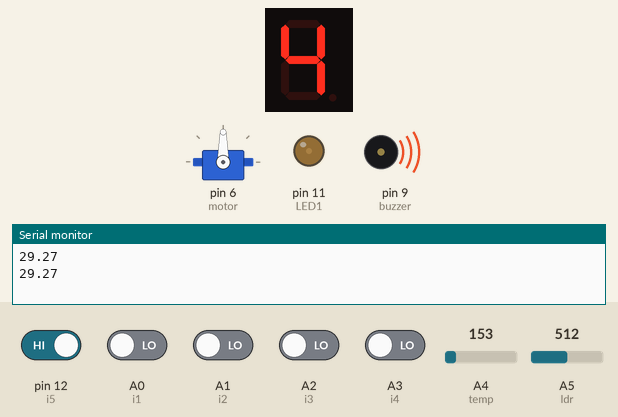
This sketch was run on a simulated Arduino Uno, built with avr-gcc and run on an emulated ATmega328P. Shown: 1-digit seven-segment display, servo, output pins drawn as LEDs (lit = HIGH), buzzer (waves = sounding), the last lines printed to the serial monitor. Wiring (inferred from the names in the program): 1-digit 7-segment display, segments lit when LOW: segments pin 13, pin 3, pin 2, pin 4, pin 7, pin 8, pin 5. The test bench sets the inputs (shaded band); at power-on: pin 12 (i5) HIGH, A0 (i1), A1 (i2), A2 (i3), A3 (i4) LOW, A4 (temp) = 153, A5 (ldr) = 512. The segment pins are drawn as the display they are named for; pins used as bus, display or sensor lines are not drawn.

Above: at 2.1 s.
2.2 s: A0 (i1) driven HIGH
At 4.9 s:
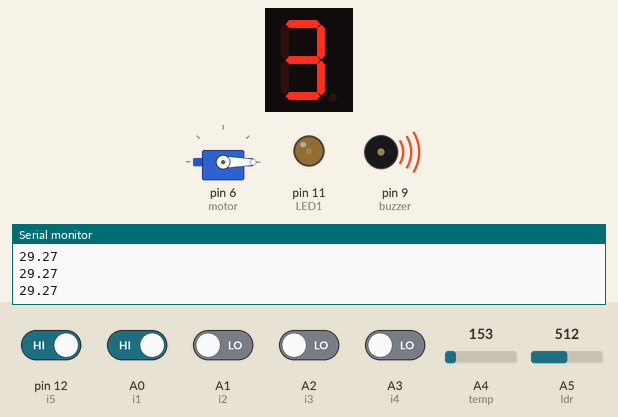
5.6 s: pin 12 (i5) driven LOW
At 5.95 s:
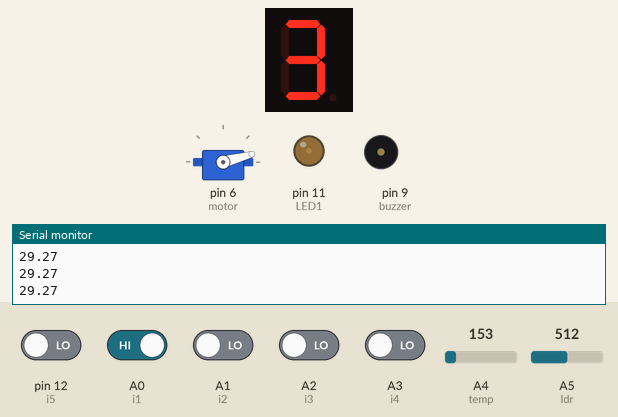
At 8.7 s:
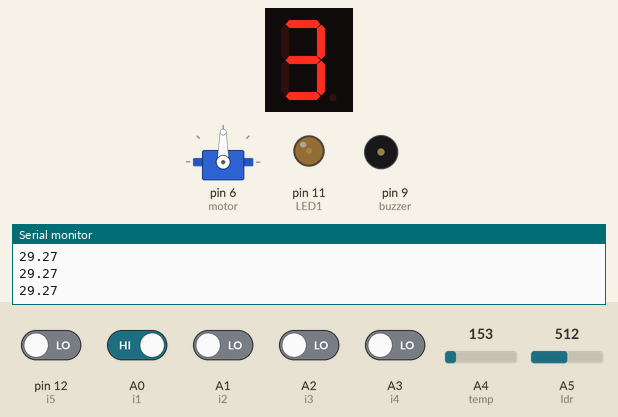
Timing chart, 0 to 13.7 s (numbered marks = the images above; inputs shaded):
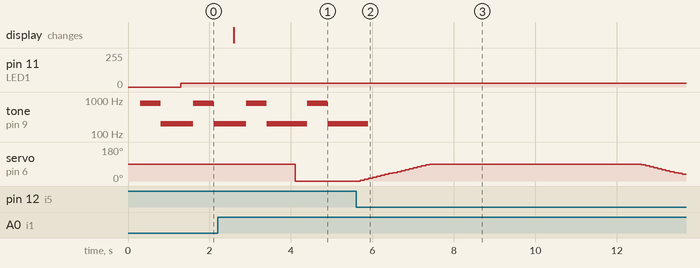

The sketch:

smartgarage.ino
```cpp
#include <Servo.h>
Servo motor;

#define i1 A0
#define i2 A1
#define i3 A2
#define i4 A3
#define a 13
#define b 3
#define c 2
#define d 4
#define e 7
#define f 8
#define g 5
#define buzzer 9
#define temp A4
#define LED1 11
#define ldr A5
#define i5 12
#define b1 10


void setup()
{
  pinMode(a, OUTPUT);
  pinMode(b, OUTPUT);
  pinMode(c, OUTPUT);
  pinMode(d, OUTPUT);
  pinMode(e, OUTPUT);
  pinMode(f, OUTPUT);
  pinMode(g, OUTPUT);
  pinMode(i1, INPUT);
 pinMode(i2, INPUT);
  pinMode(i3, INPUT);
  pinMode(i4, INPUT);
  Serial.begin(9600);
  pinMode(buzzer , OUTPUT);
   pinMode(LED1, OUTPUT);

  pinMode(ldr, INPUT);
pinMode(i5, INPUT);
pinMode(b1, INPUT);
motor.attach(6);


}
 void zero()
{
  digitalWrite(a,LOW);
  digitalWrite(b,LOW);
   digitalWrite(c,LOW);
  digitalWrite(d,LOW);
   digitalWrite(e,LOW);
  digitalWrite(f,LOW);
   digitalWrite(g,HIGH);

}
void one(){
 digitalWrite(a,HIGH);
  digitalWrite(b,LOW);
   digitalWrite(c,LOW);
  digitalWrite(d,HIGH);
   digitalWrite(e,HIGH);
  digitalWrite(f,HIGH);
   digitalWrite(g,HIGH);
  }
void two()
{
 digitalWrite(a,LOW);
  digitalWrite(b,LOW);
   digitalWrite(c,HIGH);
  digitalWrite(d,LOW);
   digitalWrite(e,LOW);
  digitalWrite(f,HIGH);
   digitalWrite(g,LOW);

}
void three()
{
  digitalWrite(a,LOW);
  digitalWrite(b,LOW);
   digitalWrite(c,LOW);
  digitalWrite(d,LOW);
   digitalWrite(e,HIGH);
  digitalWrite(f,HIGH);
   digitalWrite(g,LOW);

}
void four()
{
  digitalWrite(a,HIGH);
  digitalWrite(b,LOW);
   digitalWrite(c,LOW);
  digitalWrite(d,HIGH);
   digitalWrite(e,HIGH);
  digitalWrite(f,LOW);
   digitalWrite(g,LOW);

}

void loop()
{
  int r11=digitalRead(i1);
   int r21=digitalRead(i2);
   int r31=digitalRead(i3);
   int r41=digitalRead(i4);
  int S1=digitalRead(i1);
   int S2=digitalRead(i2);
   int S3=digitalRead(i3);
   int S4=digitalRead(i4);
  int sum=S1+S2+S3+S4;

if(sum==4)//print 0 av places
{
   zero();
}
  else if(sum==3){ one(); }
  else if (sum==2){ two(); }
  else if (sum==1){ three();}

  else if(sum==0){four();};
//FIRE CASE
  float reading;
  float temp_vol;
  reading=analogRead(temp);
  temp_vol=(reading / 965.0) * 5;
  temp_vol=(temp_vol - 0.5) * 100;
  delay(300);
  Serial.println(temp_vol);
  if(temp_vol>13)
  {

  tone(buzzer,800,1000);
    delay(500);
  tone(buzzer,200,1000);
    delay(500);}
//night case
int old=analogRead(ldr);

  int NEW = map(old,30,460,0,255);
  analogWrite(LED1,NEW);

  //gating
  if (sum!=0){

delay(50);
int r22=digitalRead(i2);
if(r21==1&&r22==0)
{
for(int i=0;i<=90;i=i+5)
{motor.write(i);
delay(100);}
delay(5000);
for(int i=90;i>=0;i=i-5)
{motor.write(i);
delay(100);}
}


delay(50);
int r32=digitalRead(i3);
if(r31==1&&r32==0)
{
for(int i=0;i<=90;i=i+5)
{motor.write(i);
delay(100);}
delay(5000);
for(int i=90;i>=0;i=i-5)
{motor.write(i);
delay(100);}
}


delay(50);
int r42=digitalRead(i4);
if(r41==1&&r42==0)
{
for(int i=0;i<=90;i=i+5)
{motor.write(i);
delay(100);}
delay(5000);
for(int i=90;i>=0;i=i-5)
{motor.write(i);
delay(100);}
}


delay(50);
int r12=digitalRead(i1);
if(r11==1&&r12==0)
{
for(int i=0;i<=90;i=i+5)
{motor.write(i);
delay(100);}
delay(5000);
for(int i=90;i>=0;i=i-5)
{motor.write(i);
delay(100);}
}


  else{motor.write(0);}
  }
  int a1=digitalRead(i5);
if(i5==0)
{
for(int i=0;i<=90;i=i+5)
{motor.write(i);
delay(100);}
delay(5000);
for(int i=90;i>=0;i=i-5)
{motor.write(i);
delay(100);}
}
if (a1==0)
{
for(int i=0;i<=90;i=i+5)
{motor.write(i);
delay(100);}
delay(5000);
for(int i=90;i>=0;i=i-5)
{motor.write(i);
delay(100);}
}

}
```

Measured:
- after the input at 2.2 s, servo on pin 6 (motor): 90° → 0° after 1.9 s; the display: changes after 0.40 s (image 1)
- after the input at 5.6 s, servo on pin 6 (motor): rises from 0° to 90° in 1.7 s, then falls to 35° in 6.2 s
